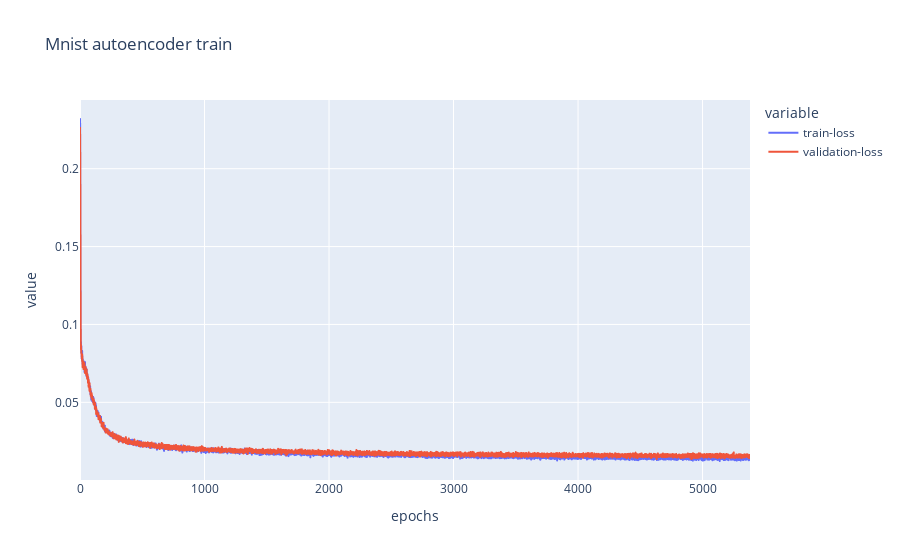

This figure's notebook cell:
### Code cell
mnist.autoencoder.train_stats(info="Mnist autoencoder train").plot_loss()

### Figure 1 — Plotly figure (JSON) as saved in the notebook; plotly's stock layout.template omitted (floating-point values rounded to 4 significant figures; data arrays with more than 128 entries replaced by an {"elided": "..."} marker saying what was removed)
{"data": [{"hovertemplate": "variable=train-loss<br>epochs=%{x}<br>value=%{y}<extra></extra>", "legendgroup": "train-loss", "line": {"color": "#636efa", "dash": "solid"}, "marker": {"symbol": "circle"}, "mode": "lines", "name": "train-loss", "showlegend": true, "type": "scattergl", "x": {"elided": "5382 int values"}, "xaxis": "x", "y": {"elided": "5382 float values"}, "yaxis": "y"}, {"hovertemplate": "variable=validation-loss<br>epochs=%{x}<br>value=%{y}<extra></extra>", "legendgroup": "validation-loss", "line": {"color": "#EF553B", "dash": "solid"}, "marker": {"symbol": "circle"}, "mode": "lines", "name": "validation-loss", "showlegend": true, "type": "scattergl", "x": {"elided": "5382 int values"}, "xaxis": "x", "y": {"elided": "5382 float values"}, "yaxis": "y"}], "layout": {"legend": {"title": {"text": "variable"}, "tracegroupgap": 0}, "title": {"text": "Mnist autoencoder train"}, "xaxis": {"anchor": "y", "domain": [0, 1], "title": {"text": "epochs"}}, "yaxis": {"anchor": "x", "domain": [0, 1], "title": {"text": "value"}}}}
